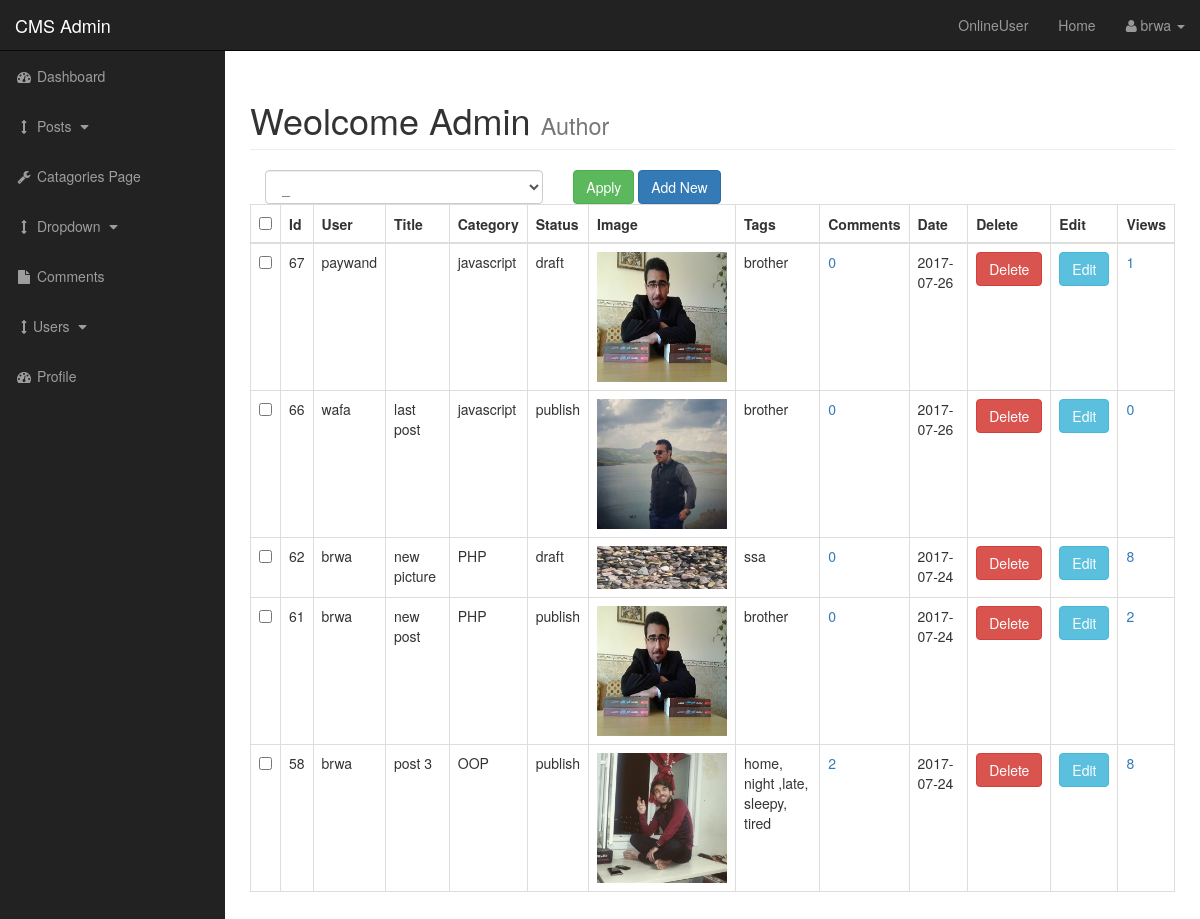
/admin/posts.php (signed in), run on the app's committed database.
### tables this page shows
CREATE TABLE `posts` (
  `post_id` int(11) NOT NULL,
  `post_catagory_id` int(11) NOT NULL,
  `post_title` varchar(255) NOT NULL,
  `post_author` varchar(255) NOT NULL,
  `post_user` varchar(255) NOT NULL,
  `post_date` date NOT NULL,
  `post_image` text NOT NULL,
  `post_content` text NOT NULL,
  `post_tags` varchar(255) NOT NULL,
  `post_comment_count` int(11) NOT NULL,
  `post_status` varchar(255) NOT NULL DEFAULT 'draft',
  `post_view_count` int(11) NOT NULL
);

CREATE TABLE `catagory` (
  `id` int(11) NOT NULL,
  `title` varchar(255) NOT NULL
);

### admin/includes/view_all_post.php (the view, shortened to what this page needs)
<form action="" method="post">
    <table class="table table-bordered table-hover">
            <div class="col-xs-4" id="bulkOptionContainer">
                <select class="form-control" name="bulk_options">
                    <option value="">_</option>
                </select>
            </div>
            <div class="col-xs-4">
                <input type="submit" name="submit" class="btn btn-success" value="Apply">
                <a href="posts.php?source=add_post" class="btn btn-primary">Add New</a>
            </div>
        <thead>
            <thead>
               <tr>
                   <th><input type="checkbox" id="selectAllBoxes"></th>
                  <th>Id</th>
                  <th>User</th>
                  <th>Title</th>
                  <th>Category</th>
                  <th>Status</th>
                  <th>Image</th>
                  <th>Tags</th>
                  <th>Comments</th>
                  <th>Date</th>
                   <th>Delete</th>
                   <th>Edit</th>
                   <th>Views</th>
               </tr>
            </thead>
        </thead>
        <tbody>
            <?php
              $sql="SELECT * FROM posts ORDER BY post_id DESC ";
              $show_query=mysqli_query($connection,$sql);
              if(!$show_query)
              {
                die("QUERY FAILED ". mysqli_error($connection));
              }
              else
              {
                while ($row=mysqli_fetch_assoc($show_query))
                {
                  $post_id            =$row["post_id"];
                  $post_author        =$row["post_author"];
                  $post_user          =$row['post_user'];
                  $post_title         =$row["post_title"];
                  $post_catagory_id   =$row["post_catagory_id"];
                  $post_status        =$row["post_status"];
                  $post_image         =$row["post_image"];
                  $post_tags          =$row["post_tags"];
                  $post_date          =$row["post_date"];
                  $post_view_count    =$row['post_view_count'];
                     echo '<tr>';
                     ?>
        <td><input name="checkBoxArray[]" value="<?php echo $post_id; ?>" type="checkbox" class="checkbox"></td>
                    <?php
                          echo ' <td>'.$post_id.'</td>';
                          if (!empty($post_author))
                          {
                              echo "<td>$post_author</td>";
                          }
                          elseif(!empty($post_user))
                          {
                              echo "<td>$post_user</td>";
                          }
                          echo  '<td>'.$post_title.'</td>';
                            $sql="SELECT * FROM catagory WHERE id=$post_catagory_id";
                            $select_catagory=mysqli_query($connection,$sql);
                            if(!$select_catagory)
                            {
                              die("QUERY FAILED" .mysqli_error($connection));
                            }
                            else
                            {
                                while ($row=mysqli_fetch_assoc($select_catagory))
                                {
                                  $cat_title=$row['title'];
                                }
                              }
                      echo    '<td>'.$cat_title.'</td>';
                      echo    '<td>'.$post_status.'</td>';
                      echo     "<td> <img width=130 src='../images/$post_image'></td>";
                      echo     '<td>'.$post_tags.'</td>';
                      $query="SELECT * FROM comments WHERE comment_post_id= $post_id";
                      $send_comment_query=mysqli_query($connection,$query);
                      $row=mysqli_fetch_assoc($send_comment_query);
                      $comment_post_id=$row['comment_post_id'];
                      $count_comment=mysqli_num_rows($send_comment_query);
                      echo "<td><a href='view_post_comment.php?post_id=$comment_post_id'>$count_comment</a></td>";
                      echo '  <td>'.$post_date.'</td>';
                      ?>
                    <form action="" method="post">
                        <?php
                              echo '<td><input class="btn btn-danger" type="submit" name="delete" value="Delete"></td>';
                        ?>
                    </form>
                     <?php
                      echo    "<td><a class='btn btn-info' href='posts.php?source=edit_posts&p_id={$post_id}'>Edit</a></td>";
                      echo    "<td><a href='posts.php?delete_view={$post_id}'>{$post_view_count}</a></td>";
                      echo    "</tr>";
                }
              }
            ?>
        </tbody>
    </table>
</form>

### admin/css/sb-admin.css (style rules this page uses)
body { margin-top: 100px; background-color: #222; }
@media (min-width:768px) { body { margin-top: 50px; } }

### data on the page
posts: post_id "67", post_user "paywand", catagory.title "javascript", post_status "draft", post_image (picture), post_tags "brother", count_comment "0", post_date "2017-07-26", post_view_count "1"
posts: post_id "66", post_user "wafa", post_title "last post", catagory.title "javascript", post_status "publish", post_image (picture), post_tags "brother", count_comment "0", post_date "2017-07-26", post_view_count "0"
posts: post_id "62", post_user "brwa", post_title "new picture", catagory.title "PHP", post_status "draft", post_image (picture), post_tags "ssa", count_comment "0", post_date "2017-07-24", post_view_count "8"
posts: post_id "61", post_user "brwa", post_title "new post", catagory.title "PHP", post_status "publish", post_image (picture), post_tags "brother", count_comment "0", post_date "2017-07-24", post_view_count "2"
posts: post_id "58", post_user "brwa", post_title "post 3", catagory.title "OOP", post_status "publish", post_image (picture), post_tags "home, night ,late, sleepy, tired", count_comment "2", post_date "2017-07-24", post_view_count "8"

### other printed values
$_SESSION['username'] "brwa"
